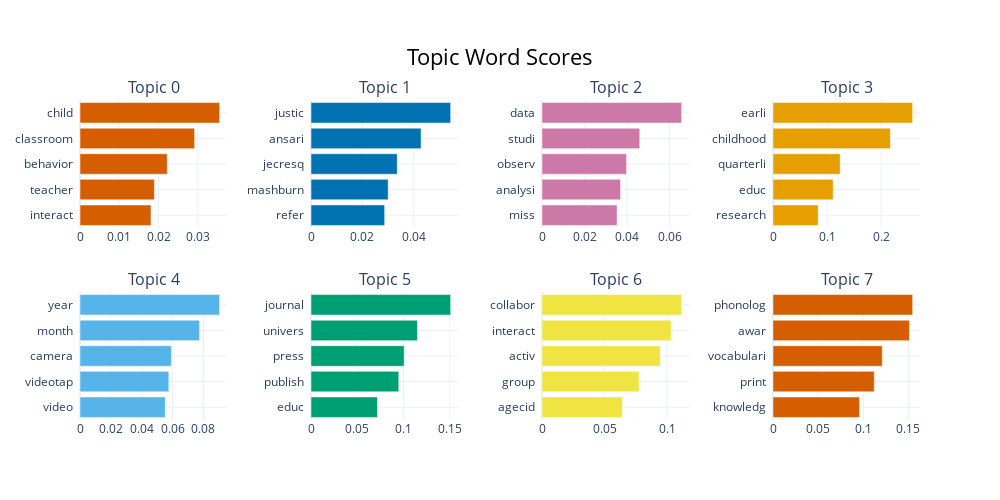

The code cell stored with this chart in its notebook:
### Markdown cell above
You can use the slider to select the topic which then lights up red. If you hover over a topic, then general information is given about the topic, including the size of the topic and its corresponding words.

We can also ask for a representation of the corresponding words for each topic:

### Code cell
topic_model.visualize_barchart()

### Figure 1 — Plotly figure (JSON) as saved in the notebook; plotly's stock layout.template omitted (floating-point values rounded to 4 significant figures)
{"data": [{"marker": {"color": "#D55E00"}, "orientation": "h", "type": "bar", "x": [0.01806, 0.01893, 0.02221, 0.02918, 0.03554], "xaxis": "x", "y": ["interact  ", "teacher  ", "behavior  ", "classroom  ", "child  "], "yaxis": "y"}, {"marker": {"color": "#0072B2"}, "orientation": "h", "type": "bar", "x": [0.02866, 0.03003, 0.03356, 0.04283, 0.05434], "xaxis": "x2", "y": ["refer  ", "mashburn  ", "jecresq  ", "ansari  ", "justic  "], "yaxis": "y2"}, {"marker": {"color": "#CC79A7"}, "orientation": "h", "type": "bar", "x": [0.0353, 0.03692, 0.03975, 0.04596, 0.06567], "xaxis": "x3", "y": ["miss  ", "analysi  ", "observ  ", "studi  ", "data  "], "yaxis": "y3"}, {"marker": {"color": "#E69F00"}, "orientation": "h", "type": "bar", "x": [0.0837, 0.1114, 0.1244, 0.2174, 0.2586], "xaxis": "x4", "y": ["research  ", "educ  ", "quarterli  ", "childhood  ", "earli  "], "yaxis": "y4"}, {"marker": {"color": "#56B4E9"}, "orientation": "h", "type": "bar", "x": [0.05528, 0.05757, 0.05923, 0.07747, 0.09049], "xaxis": "x5", "y": ["video  ", "videotap  ", "camera  ", "month  ", "year  "], "yaxis": "y5"}, {"marker": {"color": "#009E73"}, "orientation": "h", "type": "bar", "x": [0.07176, 0.09477, 0.1006, 0.1149, 0.1508], "xaxis": "x6", "y": ["educ  ", "publish  ", "press  ", "univers  ", "journal  "], "yaxis": "y6"}, {"marker": {"color": "#F0E442"}, "orientation": "h", "type": "bar", "x": [0.0642, 0.07761, 0.09454, 0.1033, 0.1117], "xaxis": "x7", "y": ["agecid  ", "group  ", "activ  ", "interact  ", "collabor  "], "yaxis": "y7"}, {"marker": {"color": "#D55E00"}, "orientation": "h", "type": "bar", "x": [0.09588, 0.1122, 0.121, 0.1512, 0.1547], "xaxis": "x8", "y": ["knowledg  ", "print  ", "vocabulari  ", "awar  ", "phonolog  "], "yaxis": "y8"}], "layout": {"annotations": [{"font": {"size": 16}, "showarrow": false, "text": "Topic 0", "x": 0.0875, "xanchor": "center", "xref": "paper", "y": 1, "yanchor": "bottom", "yref": "paper"}, {"font": {"size": 16}, "showarrow": false, "text": "Topic 1", "x": 0.3625, "xanchor": "center", "xref": "paper", "y": 1, "yanchor": "bottom", "yref": "paper"}, {"font": {"size": 16}, "showarrow": false, "text": "Topic 2", "x": 0.6375, "xanchor": "center", "xref": "paper", "y": 1, "yanchor": "bottom", "yref": "paper"}, {"font": {"size": 16}, "showarrow": false, "text": "Topic 3", "x": 0.9125, "xanchor": "center", "xref": "paper", "y": 1, "yanchor": "bottom", "yref": "paper"}, {"font": {"size": 16}, "showarrow": false, "text": "Topic 4", "x": 0.0875, "xanchor": "center", "xref": "paper", "y": 0.4, "yanchor": "bottom", "yref": "paper"}, {"font": {"size": 16}, "showarrow": false, "text": "Topic 5", "x": 0.3625, "xanchor": "center", "xref": "paper", "y": 0.4, "yanchor": "bottom", "yref": "paper"}, {"font": {"size": 16}, "showarrow": false, "text": "Topic 6", "x": 0.6375, "xanchor": "center", "xref": "paper", "y": 0.4, "yanchor": "bottom", "yref": "paper"}, {"font": {"size": 16}, "showarrow": false, "text": "Topic 7", "x": 0.9125, "xanchor": "center", "xref": "paper", "y": 0.4, "yanchor": "bottom", "yref": "paper"}], "height": 500, "hoverlabel": {"bgcolor": "white", "font": {"family": "Rockwell", "size": 16}}, "showlegend": false, "title": {"font": {"color": "Black", "size": 22}, "text": "Topic Word Scores", "x": 0.5, "xanchor": "center", "yanchor": "top"}, "width": 1000, "xaxis": {"anchor": "y", "domain": [0, 0.175], "showgrid": true}, "xaxis2": {"anchor": "y2", "domain": [0.275, 0.45], "showgrid": true}, "xaxis3": {"anchor": "y3", "domain": [0.55, 0.725], "showgrid": true}, "xaxis4": {"anchor": "y4", "domain": [0.825, 1], "showgrid": true}, "xaxis5": {"anchor": "y5", "domain": [0, 0.175], "showgrid": true}, "xaxis6": {"anchor": "y6", "domain": [0.275, 0.45], "showgrid": true}, "xaxis7": {"anchor": "y7", "domain": [0.55, 0.725], "showgrid": true}, "xaxis8": {"anchor": "y8", "domain": [0.825, 1], "showgrid": true}, "yaxis": {"anchor": "x", "domain": [0.6, 1], "showgrid": true}, "yaxis2": {"anchor": "x2", "domain": [0.6, 1], "showgrid": true}, "yaxis3": {"anchor": "x3", "domain": [0.6, 1], "showgrid": true}, "yaxis4": {"anchor": "x4", "domain": [0.6, 1], "showgrid": true}, "yaxis5": {"anchor": "x5", "domain": [0, 0.4], "showgrid": true}, "yaxis6": {"anchor": "x6", "domain": [0, 0.4], "showgrid": true}, "yaxis7": {"anchor": "x7", "domain": [0, 0.4], "showgrid": true}, "yaxis8": {"anchor": "x8", "domain": [0, 0.4], "showgrid": true}}}
